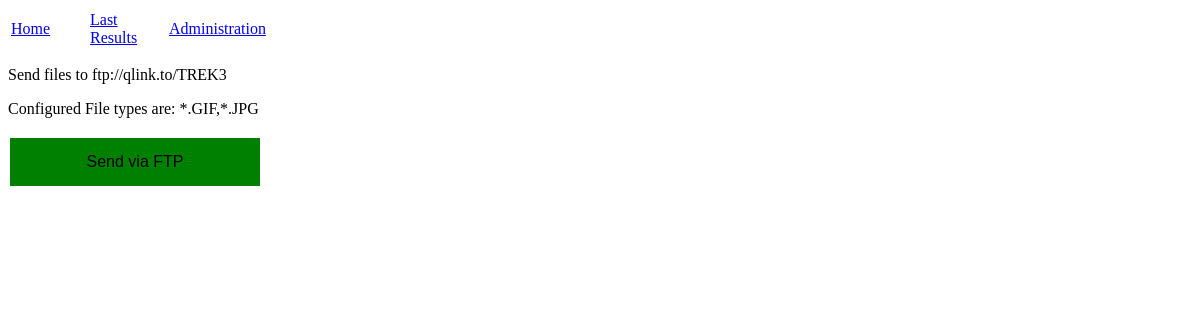
Before: / with the older database file.
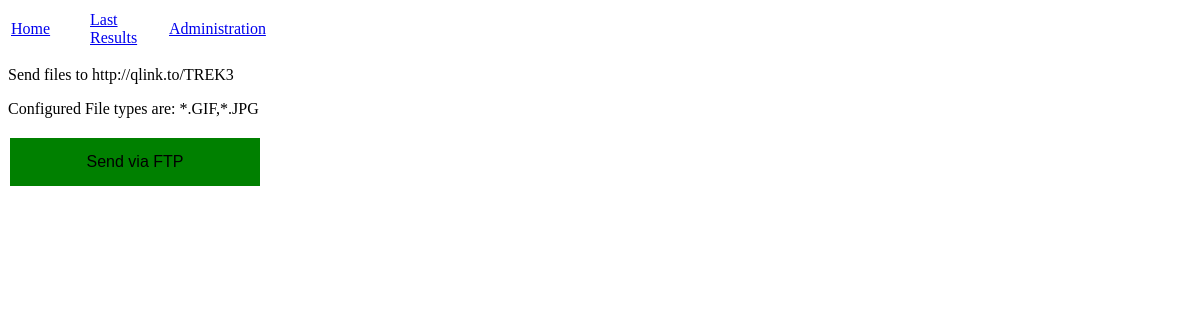
After: the same page with the newer database file.
### Basic/models.py (models this page shows)
class ConfigItem(models.Model):
    FtpURL = models.URLField(max_length=250, default='https://qlink.to/TREK3')
    FileTypeList = models.CharField(max_length=250, default='*.GIF,*.JPG')
    FTPUser = models.CharField(max_length=250, default='ftpuser')
    FTPPassword = models.CharField(max_length=250, default='')
    SourceDir = models.CharField(max_length=250, default='/var/www/NymeBox/SDCARD/**')
    DestDir = models.CharField(max_length=20, default='/NymeBox')

### Basic/views.py (the view)
# urls.py: path('', views.nymebox_home, name='nymebox_home'),
def nymebox_home(request):
        config = ConfigItem.objects.get(pk=1)
        return render(request, 'nymebox_home.html', {'config':config})

### Basic/templates/nymebox_home.html (shortened to what this page needs)
{% extends 'nymebox/nymebox_base.html' %}
{% block content %}
Send files to  {{ config.FtpURL }}
Configured File types are:
{{ config.FileTypeList }}
<P>
<form action="do_ftp/" name="FTP" method="POST">
	<input type="submit" value="Send via FTP" class="FTP" >
</form>
{% endblock %}

### Basic/templates/nymebox/nymebox_base.html (shortened to what this page needs)
<!DOCTYPE HTML>
<html>
<body>
  <table>
    <tr>
    <td width="75">
    <a href="/">
    Home
    </a>
    </td>
    <td width="75">
    <a href="/last_results">
    Last Results
    </a>
    </td>
    <td width="75">
    <a href="/admin/Basic/configitem/1/change/">
    Administration
    </a>
    </td>
    </tr>
</table>
{% block content %}
{% endblock %}
</body>
</html>

### Basic/templates/nymebox/nymebox_base.html (style rules this page uses)
.FTP { background-color: """ + ftpStatus[0] + """; border: none; color: black; padding: 15px 32px; text-align: center; text-decoration: none; display: inline-block; font-size: 16px; margin: 4px 2px; cursor: pointer; width: 250px; }

### Basic/templates/nymebox_home.html (style rules this page uses)
.FTP { background-color: green; border: none; color: black; padding: 15px 32px; text-align: center; text-decoration: none; display: inline-block; font-size: 16px; margin: 4px 2px; cursor: pointer; width: 250px; }

Changed rows visible on the page:
changed ConfigItem "*.GIF,*.JPG": FtpURL "ftp://qlink.to/TREK3" → "http://qlink.to/TREK3"
